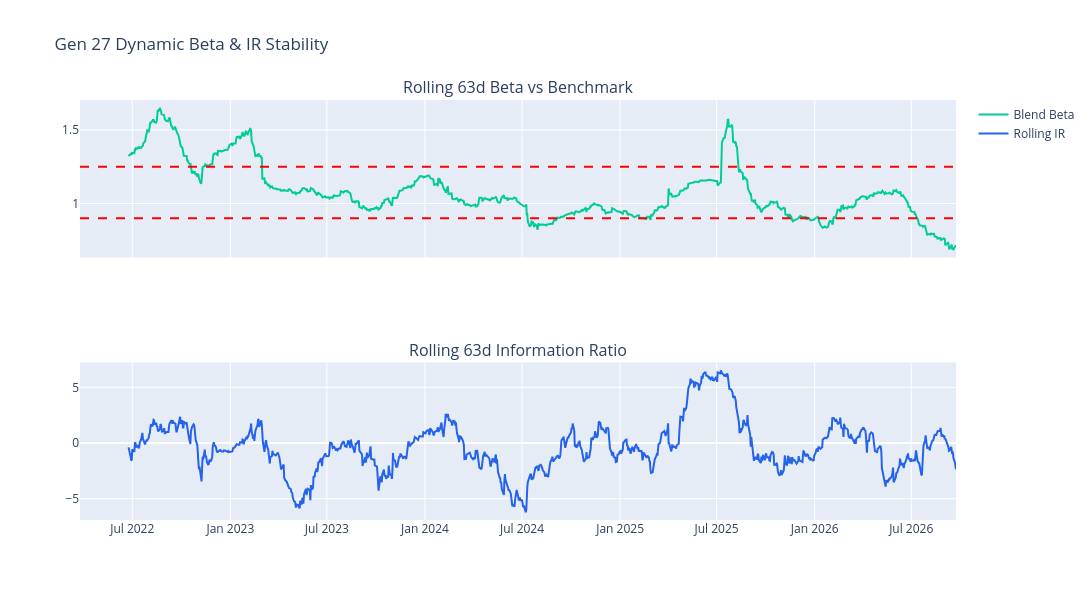

Notebook code cell kept with this figure:
### Code cell
# Drop into a new cell after CELL 5 to monitor dynamic beta drift:
window = 63  # 1 quarter rolling
df_b = constituent_blotters[SEEDS[0]]  # or df_ex_post
ret_p = df_ex_post["net_daily_simple_ret"]
ret_bm = df_ex_post["bm_daily_simple_ret"]

cov = ret_p.rolling(window).cov(ret_bm)
var_bm = ret_bm.rolling(window).var()
rolling_beta = cov / var_bm
spread = ret_p - ret_bm
rolling_ir = (spread.rolling(window).mean() / spread.rolling(window).std()) * np.sqrt(
    252
)

fig_beta = make_subplots(
    rows=2,
    cols=1,
    shared_xaxes=True,
    subplot_titles=("Rolling 63d Beta vs Benchmark", "Rolling 63d Information Ratio"),
)
fig_beta.add_trace(
    go.Scatter(
        x=df_ex_post["date"],
        y=rolling_beta,
        name="Blend Beta",
        line=dict(color="#00CC96", width=2),
    ),
    row=1,
    col=1,
)
fig_beta.add_hline(y=1.25, line_dash="dash", line_color="red", row=1, col=1)
fig_beta.add_hline(y=0.90, line_dash="dash", line_color="red", row=1, col=1)
fig_beta.add_trace(
    go.Scatter(
        x=df_ex_post["date"],
        y=rolling_ir,
        name="Rolling IR",
        line=dict(color="#2563EB", width=2),
    ),
    row=2,
    col=1,
)
fig_beta.update_layout(
    height=600, width=1280, title=f"Gen {GEN} Dynamic Beta & IR Stability"
)
fig_beta.show()

### Figure 1 — Plotly figure (JSON) as saved in the notebook; plotly's stock layout.template omitted (floating-point values rounded to 4 significant figures; data arrays with more than 128 entries replaced by an {"elided": "..."} marker saying what was removed)
{"data": [{"line": {"color": "#00CC96", "width": 2}, "name": "Blend Beta", "type": "scatter", "x": {"elided": "1120 str values"}, "xaxis": "x", "y": {"elided": "1120 float values"}, "yaxis": "y"}, {"line": {"color": "#2563EB", "width": 2}, "name": "Rolling IR", "type": "scatter", "x": {"elided": "1120 str values"}, "xaxis": "x2", "y": {"elided": "1120 float values"}, "yaxis": "y2"}], "layout": {"annotations": [{"font": {"size": 16}, "showarrow": false, "text": "Rolling 63d Beta vs Benchmark", "x": 0.5, "xanchor": "center", "xref": "paper", "y": 1, "yanchor": "bottom", "yref": "paper"}, {"font": {"size": 16}, "showarrow": false, "text": "Rolling 63d Information Ratio", "x": 0.5, "xanchor": "center", "xref": "paper", "y": 0.375, "yanchor": "bottom", "yref": "paper"}], "height": 600, "shapes": [{"line": {"color": "red", "dash": "dash"}, "type": "line", "x0": 0, "x1": 1, "xref": "x domain", "y0": 1.25, "y1": 1.25, "yref": "y"}, {"line": {"color": "red", "dash": "dash"}, "type": "line", "x0": 0, "x1": 1, "xref": "x domain", "y0": 0.9, "y1": 0.9, "yref": "y"}], "title": {"text": "Gen 27 Dynamic Beta & IR Stability"}, "width": 1280, "xaxis": {"anchor": "y", "domain": [0, 1], "matches": "x2", "showticklabels": false}, "xaxis2": {"anchor": "y2", "domain": [0, 1]}, "yaxis": {"anchor": "x", "domain": [0.625, 1]}, "yaxis2": {"anchor": "x2", "domain": [0, 0.375]}}}
